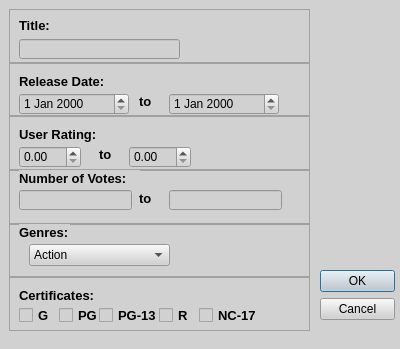
<?xml version="1.0" encoding="UTF-8"?>
<ui version="4.0">
 <class>Dialog</class>
 <widget class="QDialog" name="Dialog">
  <property name="geometry">
   <rect>
    <x>0</x>
    <y>0</y>
    <width>400</width>
    <height>349</height>
   </rect>
  </property>
  <property name="windowTitle">
   <string>Dialog</string>
  </property>
  <property name="styleSheet">
   <string notr="true">background-color:#d1d1d1;</string>
  </property>
  <widget class="QWidget" name="widget" native="true">
   <property name="geometry">
    <rect>
     <x>9</x>
     <y>9</y>
     <width>301</width>
     <height>331</height>
    </rect>
   </property>
   <layout class="QVBoxLayout" name="verticalLayout">
    <property name="spacing">
     <number>0</number>
    </property>
    <property name="leftMargin">
     <number>0</number>
    </property>
    <property name="topMargin">
     <number>0</number>
    </property>
    <property name="rightMargin">
     <number>0</number>
    </property>
    <property name="bottomMargin">
     <number>9</number>
    </property>
    <item>
     <widget class="QFrame" name="frame">
      <property name="frameShape">
       <enum>QFrame::StyledPanel</enum>
      </property>
      <property name="frameShadow">
       <enum>QFrame::Raised</enum>
      </property>
      <widget class="QLabel" name="lblTitle">
       <property name="geometry">
        <rect>
         <x>10</x>
         <y>10</y>
         <width>47</width>
         <height>13</height>
        </rect>
       </property>
       <property name="font">
        <font>
         <pointsize>10</pointsize>
         <weight>75</weight>
         <bold>true</bold>
        </font>
       </property>
       <property name="text">
        <string>Title:</string>
       </property>
      </widget>
      <widget class="QLineEdit" name="txtTitle">
       <property name="geometry">
        <rect>
         <x>10</x>
         <y>30</y>
         <width>161</width>
         <height>20</height>
        </rect>
       </property>
       <property name="font">
        <font>
         <family>MS UI Gothic</family>
         <pointsize>9</pointsize>
        </font>
       </property>
      </widget>
     </widget>
    </item>
    <item>
     <widget class="QFrame" name="frame_2">
      <property name="frameShape">
       <enum>QFrame::StyledPanel</enum>
      </property>
      <property name="frameShadow">
       <enum>QFrame::Raised</enum>
      </property>
      <widget class="QLabel" name="lblRelease_Date">
       <property name="geometry">
        <rect>
         <x>10</x>
         <y>10</y>
         <width>101</width>
         <height>16</height>
        </rect>
       </property>
       <property name="font">
        <font>
         <pointsize>10</pointsize>
         <weight>75</weight>
         <bold>true</bold>
        </font>
       </property>
       <property name="text">
        <string>Release Date:</string>
       </property>
      </widget>
      <widget class="QDateEdit" name="txtStarting_Date">
       <property name="geometry">
        <rect>
         <x>10</x>
         <y>30</y>
         <width>110</width>
         <height>22</height>
        </rect>
       </property>
      </widget>
      <widget class="QDateEdit" name="txtEnding_Date">
       <property name="geometry">
        <rect>
         <x>160</x>
         <y>30</y>
         <width>110</width>
         <height>22</height>
        </rect>
       </property>
      </widget>
      <widget class="QLabel" name="label_6">
       <property name="geometry">
        <rect>
         <x>130</x>
         <y>30</y>
         <width>21</width>
         <height>16</height>
        </rect>
       </property>
       <property name="font">
        <font>
         <pointsize>10</pointsize>
         <weight>75</weight>
         <bold>true</bold>
        </font>
       </property>
       <property name="text">
        <string>to</string>
       </property>
      </widget>
     </widget>
    </item>
    <item>
     <widget class="QFrame" name="frame_3">
      <property name="frameShape">
       <enum>QFrame::StyledPanel</enum>
      </property>
      <property name="frameShadow">
       <enum>QFrame::Raised</enum>
      </property>
      <widget class="QLabel" name="lblUser_Rating">
       <property name="geometry">
        <rect>
         <x>10</x>
         <y>10</y>
         <width>101</width>
         <height>16</height>
        </rect>
       </property>
       <property name="font">
        <font>
         <pointsize>10</pointsize>
         <weight>75</weight>
         <bold>true</bold>
        </font>
       </property>
       <property name="text">
        <string>User Rating:</string>
       </property>
      </widget>
      <widget class="QDoubleSpinBox" name="txtRatingStart">
       <property name="geometry">
        <rect>
         <x>10</x>
         <y>30</y>
         <width>62</width>
         <height>22</height>
        </rect>
       </property>
      </widget>
      <widget class="QDoubleSpinBox" name="txtRatingEnd">
       <property name="geometry">
        <rect>
         <x>120</x>
         <y>30</y>
         <width>62</width>
         <height>22</height>
        </rect>
       </property>
      </widget>
      <widget class="QLabel" name="label_7">
       <property name="geometry">
        <rect>
         <x>90</x>
         <y>30</y>
         <width>21</width>
         <height>16</height>
        </rect>
       </property>
       <property name="font">
        <font>
         <pointsize>10</pointsize>
         <weight>75</weight>
         <bold>true</bold>
        </font>
       </property>
       <property name="text">
        <string>to</string>
       </property>
      </widget>
     </widget>
    </item>
    <item>
     <widget class="QFrame" name="frame_4">
      <property name="frameShape">
       <enum>QFrame::StyledPanel</enum>
      </property>
      <property name="frameShadow">
       <enum>QFrame::Raised</enum>
      </property>
      <widget class="QLabel" name="lblNumber_of_Votes">
       <property name="geometry">
        <rect>
         <x>10</x>
         <y>0</y>
         <width>121</width>
         <height>16</height>
        </rect>
       </property>
       <property name="font">
        <font>
         <pointsize>10</pointsize>
         <weight>75</weight>
         <bold>true</bold>
        </font>
       </property>
       <property name="text">
        <string>Number of Votes:</string>
       </property>
      </widget>
      <widget class="QLineEdit" name="txtVotes_Start">
       <property name="geometry">
        <rect>
         <x>10</x>
         <y>20</y>
         <width>113</width>
         <height>20</height>
        </rect>
       </property>
      </widget>
      <widget class="QLineEdit" name="txtVotes_End">
       <property name="geometry">
        <rect>
         <x>160</x>
         <y>20</y>
         <width>113</width>
         <height>20</height>
        </rect>
       </property>
      </widget>
      <widget class="QLabel" name="label_5">
       <property name="geometry">
        <rect>
         <x>130</x>
         <y>20</y>
         <width>21</width>
         <height>16</height>
        </rect>
       </property>
       <property name="font">
        <font>
         <pointsize>10</pointsize>
         <weight>75</weight>
         <bold>true</bold>
        </font>
       </property>
       <property name="text">
        <string>to</string>
       </property>
      </widget>
     </widget>
    </item>
    <item>
     <widget class="QFrame" name="frame_5">
      <property name="frameShape">
       <enum>QFrame::StyledPanel</enum>
      </property>
      <property name="frameShadow">
       <enum>QFrame::Raised</enum>
      </property>
      <widget class="QLabel" name="lblTitle_2">
       <property name="geometry">
        <rect>
         <x>10</x>
         <y>0</y>
         <width>51</width>
         <height>16</height>
        </rect>
       </property>
       <property name="font">
        <font>
         <pointsize>10</pointsize>
         <weight>75</weight>
         <bold>true</bold>
        </font>
       </property>
       <property name="text">
        <string>Genres:</string>
       </property>
      </widget>
      <widget class="QComboBox" name="comboBox">
       <property name="geometry">
        <rect>
         <x>20</x>
         <y>20</y>
         <width>141</width>
         <height>22</height>
        </rect>
       </property>
       <item>
        <property name="text">
         <string>Action</string>
        </property>
       </item>
       <item>
        <property name="text">
         <string>Comedy</string>
        </property>
       </item>
       <item>
        <property name="text">
         <string>Family</string>
        </property>
       </item>
       <item>
        <property name="text">
         <string>History</string>
        </property>
       </item>
       <item>
        <property name="text">
         <string>Mystery</string>
        </property>
       </item>
       <item>
        <property name="text">
         <string>Sci-Fi</string>
        </property>
       </item>
       <item>
        <property name="text">
         <string>War</string>
        </property>
       </item>
       <item>
        <property name="text">
         <string>Adventure</string>
        </property>
       </item>
       <item>
        <property name="text">
         <string>Crime</string>
        </property>
       </item>
       <item>
        <property name="text">
         <string>Fantasy</string>
        </property>
       </item>
       <item>
        <property name="text">
         <string>Horror</string>
        </property>
       </item>
       <item>
        <property name="text">
         <string>News</string>
        </property>
       </item>
       <item>
        <property name="text">
         <string>Sport</string>
        </property>
       </item>
       <item>
        <property name="text">
         <string>Western</string>
        </property>
       </item>
       <item>
        <property name="text">
         <string>Animation</string>
        </property>
       </item>
       <item>
        <property name="text">
         <string>Documentary</string>
        </property>
       </item>
       <item>
        <property name="text">
         <string>Film-Noir</string>
        </property>
       </item>
       <item>
        <property name="text">
         <string>Music</string>
        </property>
       </item>
       <item>
        <property name="text">
         <string>Reality-TV</string>
        </property>
       </item>
       <item>
        <property name="text">
         <string>Talk-Show</string>
        </property>
       </item>
       <item>
        <property name="text">
         <string>Biography</string>
        </property>
       </item>
       <item>
        <property name="text">
         <string>Drama</string>
        </property>
       </item>
       <item>
        <property name="text">
         <string>Game-Show</string>
        </property>
       </item>
       <item>
        <property name="text">
         <string>Musical</string>
        </property>
       </item>
       <item>
        <property name="text">
         <string>Romance</string>
        </property>
       </item>
       <item>
        <property name="text">
         <string>Thriller</string>
        </property>
       </item>
      </widget>
     </widget>
    </item>
    <item>
     <widget class="QFrame" name="frame_6">
      <property name="frameShape">
       <enum>QFrame::StyledPanel</enum>
      </property>
      <property name="frameShadow">
       <enum>QFrame::Raised</enum>
      </property>
      <widget class="QLabel" name="lblTitle_3">
       <property name="geometry">
        <rect>
         <x>10</x>
         <y>10</y>
         <width>81</width>
         <height>16</height>
        </rect>
       </property>
       <property name="font">
        <font>
         <pointsize>10</pointsize>
         <weight>75</weight>
         <bold>true</bold>
        </font>
       </property>
       <property name="text">
        <string>Certificates:</string>
       </property>
      </widget>
      <widget class="QCheckBox" name="checkBox">
       <property name="geometry">
        <rect>
         <x>10</x>
         <y>30</y>
         <width>31</width>
         <height>17</height>
        </rect>
       </property>
       <property name="font">
        <font>
         <pointsize>10</pointsize>
         <weight>75</weight>
         <bold>true</bold>
        </font>
       </property>
       <property name="text">
        <string>G</string>
       </property>
      </widget>
      <widget class="QCheckBox" name="checkBox_2">
       <property name="geometry">
        <rect>
         <x>50</x>
         <y>30</y>
         <width>41</width>
         <height>17</height>
        </rect>
       </property>
       <property name="font">
        <font>
         <pointsize>10</pointsize>
         <weight>75</weight>
         <bold>true</bold>
        </font>
       </property>
       <property name="text">
        <string>PG</string>
       </property>
      </widget>
      <widget class="QCheckBox" name="checkBox_3">
       <property name="geometry">
        <rect>
         <x>90</x>
         <y>30</y>
         <width>61</width>
         <height>17</height>
        </rect>
       </property>
       <property name="font">
        <font>
         <pointsize>10</pointsize>
         <weight>75</weight>
         <bold>true</bold>
        </font>
       </property>
       <property name="text">
        <string>PG-13</string>
       </property>
      </widget>
      <widget class="QCheckBox" name="checkBox_4">
       <property name="geometry">
        <rect>
         <x>150</x>
         <y>30</y>
         <width>31</width>
         <height>17</height>
        </rect>
       </property>
       <property name="font">
        <font>
         <pointsize>10</pointsize>
         <weight>75</weight>
         <bold>true</bold>
        </font>
       </property>
       <property name="text">
        <string>R</string>
       </property>
      </widget>
      <widget class="QCheckBox" name="checkBox_5">
       <property name="geometry">
        <rect>
         <x>190</x>
         <y>30</y>
         <width>61</width>
         <height>17</height>
        </rect>
       </property>
       <property name="font">
        <font>
         <pointsize>10</pointsize>
         <weight>75</weight>
         <bold>true</bold>
        </font>
       </property>
       <property name="text">
        <string>NC-17</string>
       </property>
      </widget>
     </widget>
    </item>
   </layout>
  </widget>
  <widget class="QWidget" name="widget_2" native="true">
   <property name="geometry">
    <rect>
     <x>310</x>
     <y>260</y>
     <width>120</width>
     <height>80</height>
    </rect>
   </property>
   <widget class="QDialogButtonBox" name="buttonBox">
    <property name="geometry">
     <rect>
      <x>10</x>
      <y>10</y>
      <width>75</width>
      <height>52</height>
     </rect>
    </property>
    <property name="orientation">
     <enum>Qt::Vertical</enum>
    </property>
    <property name="standardButtons">
     <set>QDialogButtonBox::Cancel|QDialogButtonBox::Ok</set>
    </property>
   </widget>
  </widget>
 </widget>
 <resources/>
 <connections>
  <connection>
   <sender>buttonBox</sender>
   <signal>accepted()</signal>
   <receiver>Dialog</receiver>
   <slot>accept()</slot>
   <hints>
    <hint type="sourcelabel">
     <x>248</x>
     <y>254</y>
    </hint>
    <hint type="destinationlabel">
     <x>157</x>
     <y>274</y>
    </hint>
   </hints>
  </connection>
  <connection>
   <sender>buttonBox</sender>
   <signal>rejected()</signal>
   <receiver>Dialog</receiver>
   <slot>reject()</slot>
   <hints>
    <hint type="sourcelabel">
     <x>316</x>
     <y>260</y>
    </hint>
    <hint type="destinationlabel">
     <x>286</x>
     <y>274</y>
    </hint>
   </hints>
  </connection>
 </connections>
</ui>
